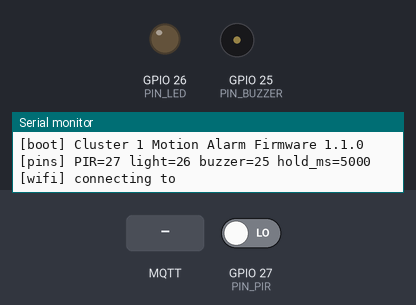
This program was run on a simulated ESP32. Parts: output pins drawn as LEDs (lit = HIGH), buzzer (waves = sounding, pin HIGH), the last lines printed to the serial monitor. The inputs (shaded band) are chosen by the test bench; at power-on: GPIO 27 (PIN_PIR) LOW. WiFi joins after 1.5 s; servers stay silent unless stated; no MQTT or app messages arrive unless stated; not simulated (calls return 0 or success): secrets.example.h; names the files do not define were given values by the test bench: MQTT_PORT = 1883.

Above: at 1.4 s.
1.5 s: GPIO 27 (PIN_PIR) driven HIGH
At 2.7 s:
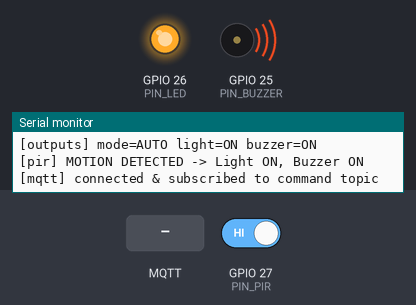
3.0 s: MQTT message "light_1" arrives on the first subscribed topic
Timing chart, 0 to 6.0 s (numbered marks = the images above; inputs shaded):
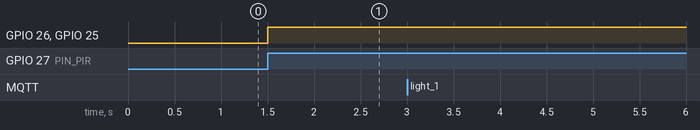

The program:

main.cpp
```cpp
#include <Arduino.h>
#include <ArduinoJson.h>
#include <PubSubClient.h>
#include <WiFi.h>

#include "pins.h"
#if __has_include("secrets.h")
#include "secrets.h"
#else
#include "secrets.example.h"
#endif

namespace {
constexpr char DEVICE_ID[] = "esp32_cluster1";
constexpr char MOTION_TOPIC[] = "smarthome/security/motion";
constexpr char SENSOR_TOPIC[] = "smarthome/sensor/cluster1";
constexpr char COMMAND_TOPIC[] = "smarthome/device/cluster1/command";
constexpr char ACK_TOPIC[] = "smarthome/device/cluster1/ack";
constexpr char STATUS_TOPIC[] = "smarthome/device/cluster1/status";
constexpr char SYSTEM_TOPIC[] = "smarthome/system/cluster1/status";

constexpr uint32_t WIFI_RETRY_MS = 10000;
constexpr uint32_t MQTT_RETRY_MS = 5000;
constexpr uint32_t STATUS_INTERVAL_MS = 30000;
constexpr uint32_t MOTION_REPUBLISH_COOLDOWN_MS = 3000;

portMUX_TYPE motionMux = portMUX_INITIALIZER_UNLOCKED;
volatile uint32_t lastMotionAt = 0;
volatile bool motionPending = false;

bool lightOn = false;
bool buzzerOn = false;
bool motionActive = false;
uint32_t holdUntilMs = 0;
uint32_t lastMotionPublishAt = 0;
String currentMode = "AUTO";

uint32_t lastWiFiAttempt = 0;
uint32_t lastMqttAttempt = 0;
uint32_t lastStatusAt = 0;
uint32_t eventSequence = 0;

WiFiClient networkClient;
PubSubClient mqtt(networkClient);

void ARDUINO_ISR_ATTR motionISR() {
  portENTER_CRITICAL_ISR(&motionMux);
  lastMotionAt = millis();
  motionPending = true;
  portEXIT_CRITICAL_ISR(&motionMux);
}

void writePin(int pin, bool enabled, bool activeHigh) {
  const bool pinHigh = activeHigh ? enabled : !enabled;
  digitalWrite(pin, pinHigh ? HIGH : LOW);
}

void applyOutputs(bool nextLight, bool nextBuzzer) {
  const bool changed = (lightOn != nextLight) || (buzzerOn != nextBuzzer);
  lightOn = nextLight;
  buzzerOn = nextBuzzer;
  writePin(PIN_LED, lightOn, LED_ACTIVE_HIGH);
  writePin(PIN_BUZZER, buzzerOn, BUZZER_ACTIVE_HIGH);
  if (changed) {
    Serial.printf("[outputs] mode=%s light=%s buzzer=%s\n",
                  currentMode.c_str(),
                  lightOn ? "ON" : "OFF",
                  buzzerOn ? "ON" : "OFF");
  }
}

bool takeMotion(uint32_t &triggerAt) {
  portENTER_CRITICAL(&motionMux);
  const bool triggered = motionPending;
  triggerAt = lastMotionAt;
  motionPending = false;
  portEXIT_CRITICAL(&motionMux);
  return triggered;
}

void publishNodeStatus(bool online) {
  if (!mqtt.connected()) return;
  JsonDocument doc;
  doc["schema_version"] = 1;
  doc["device_id"] = DEVICE_ID;
  doc["online"] = online;
  doc["mode"] = currentMode;
  doc["pir"] = motionActive;
  doc["outputs"]["light"] = lightOn;
  doc["outputs"]["buzzer"] = buzzerOn;
  doc["firmware_version"] = "1.1.0";
  char payload[320];
  const size_t size = serializeJson(doc, payload, sizeof(payload));
  if (size && size < sizeof(payload)) {
    mqtt.publish(STATUS_TOPIC, payload, true);
  }
}

void publishMotionState(bool detected) {
  if (!mqtt.connected()) return;
  char eventId[48];
  snprintf(eventId, sizeof(eventId), "motion_%08lx_%lu",
           (unsigned long)(ESP.getEfuseMac() & 0xffffffff),
           (unsigned long)++eventSequence);

  JsonDocument event;
  event["schema_version"] = 1;
  event["event_id"] = eventId;
  event["device_id"] = DEVICE_ID;
  event["event_type"] = detected ? "MOTION_DETECTED" : "MOTION_CLEARED";
  event["pir"] = detected;
  event["outputs"]["light"] = lightOn;
  event["outputs"]["buzzer"] = buzzerOn;
  event["timestamp_ms"] = millis();

  char payload[320];
  const size_t size = serializeJson(event, payload, sizeof(payload));
  if (!size || size >= sizeof(payload)) return;

  if (detected) {
    mqtt.publish(MOTION_TOPIC, payload, false);
  }
  mqtt.publish(SENSOR_TOPIC, payload, false);
  Serial.printf("[mqtt] %s: %s\n", detected ? "motion detected" : "motion cleared", payload);
}

void publishAck(const char *commandId, bool success, const char *error) {
  if (!mqtt.connected()) return;
  JsonDocument doc;
  doc["schema_version"] = 1;
  doc["command_id"] = commandId;
  doc["device_id"] = DEVICE_ID;
  doc["mode"] = currentMode;
  doc["success"] = success;
  doc["error"] = (error && error[0]) ? error : nullptr;
  doc["outputs"]["light"] = lightOn;
  doc["outputs"]["buzzer"] = buzzerOn;
  doc["timestamp_ms"] = millis();

  char payload[320];
  const size_t size = serializeJson(doc, payload, sizeof(payload));
  if (size && size < sizeof(payload)) {
    mqtt.publish(ACK_TOPIC, payload, false);
    Serial.printf("[ack] %s\n", payload);
  }
}

void handleCommand(const byte *payload, unsigned int length) {
  JsonDocument doc;
  const DeserializationError parseError = deserializeJson(doc, payload, length);
  const char *commandId = doc["command_id"] | "";
  if (parseError || !commandId[0]) {
    publishAck(commandId, false, "INVALID_COMMAND");
    return;
  }

  const char *target = doc["device_id"] | DEVICE_ID;
  if (strcmp(target, DEVICE_ID) != 0 &&
      strcmp(target, "light_1") != 0 &&
      strcmp(target, "buzzer_1") != 0) {
    publishAck(commandId, false, "UNKNOWN_DEVICE");
    return;
  }

  const char *mode = doc["mode"] | currentMode.c_str();
  if (strcmp(mode, "AUTO") != 0 && strcmp(mode, "MANUAL") != 0) {
    publishAck(commandId, false, "INVALID_MODE");
    return;
  }

  bool nextLight = lightOn;
  bool nextBuzzer = buzzerOn;
  bool hasOutputChange = false;

  if (doc["outputs"].is<JsonObjectConst>()) {
    JsonObjectConst req = doc["outputs"].as<JsonObjectConst>();
    if (req["light"].is<bool>()) {
      nextLight = req["light"].as<bool>();
      hasOutputChange = true;
    }
    if (req["buzzer"].is<bool>()) {
      nextBuzzer = req["buzzer"].as<bool>();
      hasOutputChange = true;
    }
  } else if (doc["state"].is<const char *>()) {
    const char *state = doc["state"];
    if (strcmp(state, "ON") == 0 || strcmp(state, "OFF") == 0) {
      const bool enabled = (strcmp(state, "ON") == 0);
      if (strcmp(target, "light_1") == 0) {
        nextLight = enabled;
        hasOutputChange = true;
      } else if (strcmp(target, "buzzer_1") == 0) {
        nextBuzzer = enabled;
        hasOutputChange = true;
      } else {
        nextLight = enabled;
        nextBuzzer = enabled;
        hasOutputChange = true;
      }
    } else {
      publishAck(commandId, false, "INVALID_STATE");
      return;
    }
  }

  currentMode = mode;
  if (hasOutputChange) {
    applyOutputs(nextLight, nextBuzzer);
  } else if (currentMode == "AUTO" && !motionActive) {
    applyOutputs(false, false);
  }

  publishAck(commandId, true, nullptr);
  publishNodeStatus(true);
}

void mqttCallback(char *topic, byte *payload, unsigned int length) {
  if (strcmp(topic, COMMAND_TOPIC) == 0) {
    handleCommand(payload, length);
  }
}

void connectWiFi() {
  if (WiFi.isConnected()) return;
  const uint32_t now = millis();
  if (lastWiFiAttempt && now - lastWiFiAttempt < WIFI_RETRY_MS) return;
  lastWiFiAttempt = now;
  WiFi.mode(WIFI_STA);
  WiFi.setAutoReconnect(true);
  WiFi.persistent(false);
  WiFi.begin(WIFI_SSID, WIFI_PASSWORD);
  Serial.printf("[wifi] connecting to %s\n", WIFI_SSID);
}

void connectMqtt() {
  if (!WiFi.isConnected() || mqtt.connected()) return;
  const uint32_t now = millis();
  if (lastMqttAttempt && now - lastMqttAttempt < MQTT_RETRY_MS) return;
  lastMqttAttempt = now;
  const char *will = "{\"schema_version\":1,\"device_id\":\"esp32_cluster1\",\"online\":false}";
  const bool connected = MQTT_USERNAME[0]
      ? mqtt.connect(DEVICE_ID, MQTT_USERNAME, MQTT_PASSWORD, SYSTEM_TOPIC, 1, true, will)
      : mqtt.connect(DEVICE_ID, SYSTEM_TOPIC, 1, true, will);
  if (!connected) {
    Serial.printf("[mqtt] connect failed: %d\n", mqtt.state());
    return;
  }
  mqtt.subscribe(COMMAND_TOPIC, 1);
  mqtt.publish(SYSTEM_TOPIC,
      "{\"schema_version\":1,\"device_id\":\"esp32_cluster1\",\"online\":true,\"firmware_version\":\"1.1.0\"}", true);
  publishNodeStatus(true);
  Serial.println("[mqtt] connected & subscribed to command topic");
}
}  // namespace

void setup() {
  Serial.begin(115200);
  delay(200);

  // Đưa đèn và còi về trạng thái an toàn (TẮT) khi khởi động
  writePin(PIN_LED, false, LED_ACTIVE_HIGH);
  writePin(PIN_BUZZER, false, BUZZER_ACTIVE_HIGH);
  pinMode(PIN_LED, OUTPUT);
  pinMode(PIN_BUZZER, OUTPUT);
  pinMode(PIN_PIR, INPUT);
  attachInterrupt(digitalPinToInterrupt(PIN_PIR), motionISR, RISING);

  mqtt.setServer(MQTT_HOST, MQTT_PORT);
  mqtt.setCallback(mqttCallback);
  mqtt.setBufferSize(512);
  mqtt.setKeepAlive(30);

  Serial.println("\n[boot] Cluster 1 Motion Alarm Firmware 1.1.0");
  Serial.printf("[pins] PIR=%d light=%d buzzer=%d hold_ms=%lu\n",
                PIN_PIR, PIN_LED, PIN_BUZZER, (unsigned long)OUTPUT_HOLD_MS);
  connectWiFi();
}

void loop() {
  connectWiFi();
  connectMqtt();
  if (mqtt.connected()) mqtt.loop();

  const uint32_t now = millis();
  uint32_t triggerAt = 0;
  const bool isrTriggered = takeMotion(triggerAt);
  const bool pirPinHigh = (digitalRead(PIN_PIR) == HIGH);

  // Khi phát hiện chuyển động (từ ngắt RISING hoặc chân PIR đang ở mức HIGH)
  if (isrTriggered || pirPinHigh) {
    holdUntilMs = now + OUTPUT_HOLD_MS;
    const bool firstTrigger = !motionActive;
    motionActive = true;

    if (currentMode == "AUTO") {
      applyOutputs(true, true);
    }

    if (firstTrigger || isrTriggered ||
        (now - lastMotionPublishAt >= MOTION_REPUBLISH_COOLDOWN_MS)) {
      lastMotionPublishAt = now;
      Serial.println("[pir] MOTION DETECTED -> Light ON, Buzzer ON");
      publishMotionState(true);
      publishNodeStatus(true);
    }
  } else if (motionActive && static_cast<int32_t>(now - holdUntilMs) >= 0) {
    // Hết chuyển động và đã qua thời gian giữ OUTPUT_HOLD_MS
    motionActive = false;
    Serial.println("[pir] MOTION CLEARED -> Light OFF, Buzzer OFF");
    if (currentMode == "AUTO") {
      applyOutputs(false, false);
    }
    publishMotionState(false);
    publishNodeStatus(true);
  }

  if (mqtt.connected() && now - lastStatusAt >= STATUS_INTERVAL_MS) {
    lastStatusAt = now;
    publishNodeStatus(true);
  }
  delay(5);
}
```

secrets.example.h
```cpp
#pragma once

#define WIFI_SSID "your-wifi-ssid"
#define WIFI_PASSWORD "your-wifi-password"
#define MQTT_HOST "192.168.1.10"
#define MQTT_PORT 1883
#define MQTT_USERNAME ""
#define MQTT_PASSWORD ""
```

pins.h
```cpp
#pragma once

// Sơ đồ chân Cụm ESP32 1: Cảm biến chuyển động PIR + Đèn + Còi báo động
constexpr int PIN_PIR = 27;     // Cảm biến chuyển động PIR (HC-SR501 OUT)
constexpr int PIN_LED = 26;     // Đèn LED chiếu sáng / cảnh báo
constexpr int PIN_BUZZER = 25;  // Còi báo động Active Buzzer

// Mức kích hoạt thiết bị đầu ra (đặt false nếu module kích mức LOW)
constexpr bool LED_ACTIVE_HIGH = true;
constexpr bool BUZZER_ACTIVE_HIGH = true;

// Thời gian giữ đèn sáng và còi kêu sau khi hết chuyển động (ms)
constexpr uint32_t OUTPUT_HOLD_MS = 5000;
```

Measured:
- after the input at 1.5 s, GPIO 26 (PIN_LED), GPIO 25 (PIN_BUZZER): LOW → HIGH at once
